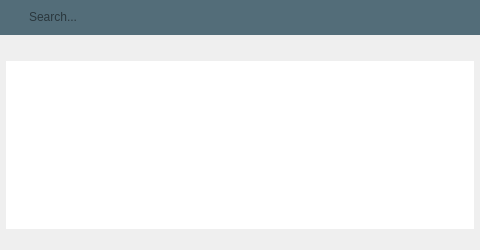
<?xml version="1.0" encoding="UTF-8"?>
<ui version="4.0">
 <class>MainWindow</class>
 <widget class="QMainWindow" name="MainWindow">
  <property name="geometry">
   <rect>
    <x>0</x>
    <y>0</y>
    <width>480</width>
    <height>250</height>
   </rect>
  </property>
  <property name="windowTitle">
   <string>MainWindow</string>
  </property>
  <widget class="QWidget" name="centralwidget">
   <property name="styleSheet">
    <string notr="true">border: none;</string>
   </property>
   <layout class="QVBoxLayout" name="verticalLayout">
    <property name="spacing">
     <number>0</number>
    </property>
    <property name="leftMargin">
     <number>0</number>
    </property>
    <property name="topMargin">
     <number>0</number>
    </property>
    <property name="rightMargin">
     <number>0</number>
    </property>
    <property name="bottomMargin">
     <number>0</number>
    </property>
    <item>
     <widget class="QFrame" name="mainFrame">
      <property name="styleSheet">
       <string notr="true">/*Globals*/
QLabel{
	font: 9pt &quot;JetBrains Mono&quot;;
	color: grey;
}

/*Frames*/
#mainFrame{
	background-color:  transparent;
}

#centerFrame{
	font: 9pt &quot;JetBrains Mono&quot;;
	background-color:  #2F343F;
	border-radius: 10px;
}

#searchBarFrame{
	border-radius: 10px;
}

/*Objects*/
#searchBar{
	background-color: #262A32;
	border-radius: 5px;
	color:  #A0A0A0;
}

#settingsBtn{
	image: url(:/Icons/icons/icon_settings.png);
	background-color: transparent;
	border: none;
}

#clipsListWidget{
	background-color: transparent;
	color:  #A0A0A0;
}\




</string>
      </property>
      <property name="frameShape">
       <enum>QFrame::StyledPanel</enum>
      </property>
      <property name="frameShadow">
       <enum>QFrame::Raised</enum>
      </property>
      <layout class="QVBoxLayout" name="verticalLayout_2">
       <property name="spacing">
        <number>20</number>
       </property>
       <property name="leftMargin">
        <number>0</number>
       </property>
       <property name="topMargin">
        <number>0</number>
       </property>
       <property name="rightMargin">
        <number>0</number>
       </property>
       <property name="bottomMargin">
        <number>0</number>
       </property>
       <item>
        <widget class="QFrame" name="searchBarFrame">
         <property name="minimumSize">
          <size>
           <width>0</width>
           <height>35</height>
          </size>
         </property>
         <property name="maximumSize">
          <size>
           <width>16777215</width>
           <height>35</height>
          </size>
         </property>
         <property name="styleSheet">
          <string notr="true">#searchBarFrame{
	background-color: #536D79;
}</string>
         </property>
         <property name="frameShape">
          <enum>QFrame::StyledPanel</enum>
         </property>
         <property name="frameShadow">
          <enum>QFrame::Raised</enum>
         </property>
         <layout class="QHBoxLayout" name="horizontalLayout">
          <property name="spacing">
           <number>6</number>
          </property>
          <property name="leftMargin">
           <number>6</number>
          </property>
          <property name="topMargin">
           <number>0</number>
          </property>
          <property name="rightMargin">
           <number>0</number>
          </property>
          <property name="bottomMargin">
           <number>0</number>
          </property>
          <item alignment="Qt::AlignLeft">
           <widget class="QLabel" name="magnifiyingGlassLabel">
            <property name="minimumSize">
             <size>
              <width>15</width>
              <height>0</height>
             </size>
            </property>
            <property name="maximumSize">
             <size>
              <width>15</width>
              <height>16777215</height>
             </size>
            </property>
            <property name="styleSheet">
             <string notr="true">image: url(:/Icons/icons/icon_magnifying.png);
color: #E1E4E7;</string>
            </property>
            <property name="text">
             <string/>
            </property>
           </widget>
          </item>
          <item>
           <widget class="QLineEdit" name="searchBar">
            <property name="minimumSize">
             <size>
              <width>300</width>
              <height>28</height>
             </size>
            </property>
            <property name="maximumSize">
             <size>
              <width>600</width>
              <height>28</height>
             </size>
            </property>
            <property name="styleSheet">
             <string notr="true">QLineEdit{
	background-color: transparent;
	selection-background-color: #4C566A;
}</string>
            </property>
            <property name="alignment">
             <set>Qt::AlignLeading|Qt::AlignLeft|Qt::AlignVCenter</set>
            </property>
            <property name="placeholderText">
             <string>Search...</string>
            </property>
           </widget>
          </item>
          <item>
           <spacer name="horizontalSpacer">
            <property name="orientation">
             <enum>Qt::Horizontal</enum>
            </property>
            <property name="sizeHint" stdset="0">
             <size>
              <width>40</width>
              <height>20</height>
             </size>
            </property>
           </spacer>
          </item>
         </layout>
        </widget>
       </item>
       <item>
        <widget class="QFrame" name="centerFrame">
         <property name="styleSheet">
          <string notr="true">
</string>
         </property>
         <property name="frameShape">
          <enum>QFrame::StyledPanel</enum>
         </property>
         <property name="frameShadow">
          <enum>QFrame::Raised</enum>
         </property>
         <layout class="QVBoxLayout" name="verticalLayout_3">
          <property name="spacing">
           <number>0</number>
          </property>
          <property name="leftMargin">
           <number>6</number>
          </property>
          <property name="topMargin">
           <number>6</number>
          </property>
          <property name="rightMargin">
           <number>6</number>
          </property>
          <property name="bottomMargin">
           <number>6</number>
          </property>
          <item>
           <widget class="QListWidget" name="clipsListWidget">
            <property name="maximumSize">
             <size>
              <width>16777215</width>
              <height>16777215</height>
             </size>
            </property>
            <property name="styleSheet">
             <string notr="true">QListView::item:selected{
	background-color:  rgba(76, 86, 106, 125);
}
</string>
            </property>
           </widget>
          </item>
          <item>
           <widget class="QFrame" name="bottomFrame">
            <property name="minimumSize">
             <size>
              <width>25</width>
              <height>15</height>
             </size>
            </property>
            <property name="maximumSize">
             <size>
              <width>1000000</width>
              <height>15</height>
             </size>
            </property>
            <property name="styleSheet">
             <string notr="true"/>
            </property>
            <property name="frameShape">
             <enum>QFrame::StyledPanel</enum>
            </property>
            <property name="frameShadow">
             <enum>QFrame::Raised</enum>
            </property>
            <layout class="QHBoxLayout" name="horizontalLayout_2">
             <property name="leftMargin">
              <number>0</number>
             </property>
             <property name="topMargin">
              <number>0</number>
             </property>
             <property name="rightMargin">
              <number>3</number>
             </property>
             <property name="bottomMargin">
              <number>3</number>
             </property>
             <item>
              <spacer name="horizontalSpacer_2">
               <property name="orientation">
                <enum>Qt::Horizontal</enum>
               </property>
               <property name="sizeHint" stdset="0">
                <size>
                 <width>40</width>
                 <height>20</height>
                </size>
               </property>
              </spacer>
             </item>
             <item>
              <widget class="QPushButton" name="settingsBtn">
               <property name="minimumSize">
                <size>
                 <width>15</width>
                 <height>15</height>
                </size>
               </property>
               <property name="maximumSize">
                <size>
                 <width>15</width>
                 <height>15</height>
                </size>
               </property>
               <property name="cursor">
                <cursorShape>PointingHandCursor</cursorShape>
               </property>
               <property name="text">
                <string/>
               </property>
              </widget>
             </item>
            </layout>
           </widget>
          </item>
         </layout>
        </widget>
       </item>
      </layout>
     </widget>
    </item>
   </layout>
  </widget>
 </widget>
 <resources>
  <include location="../res.qrc"/>
 </resources>
 <connections/>
</ui>
